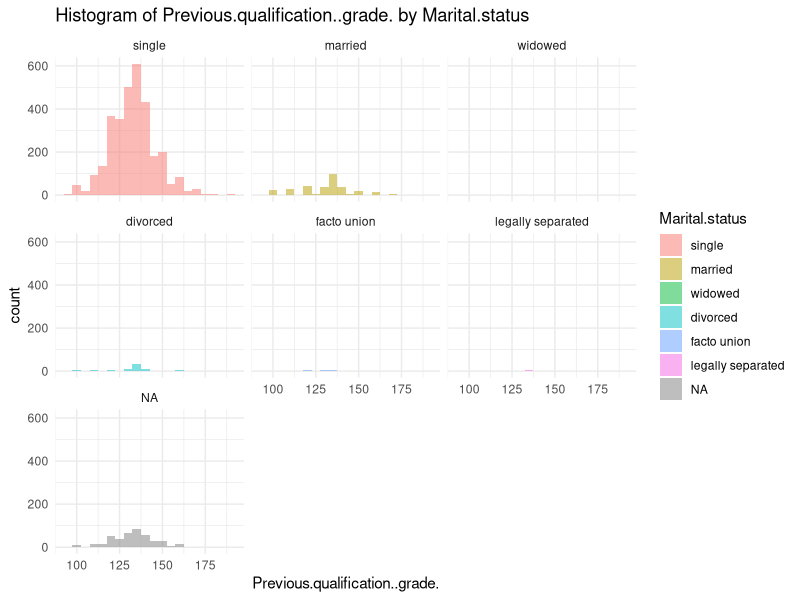
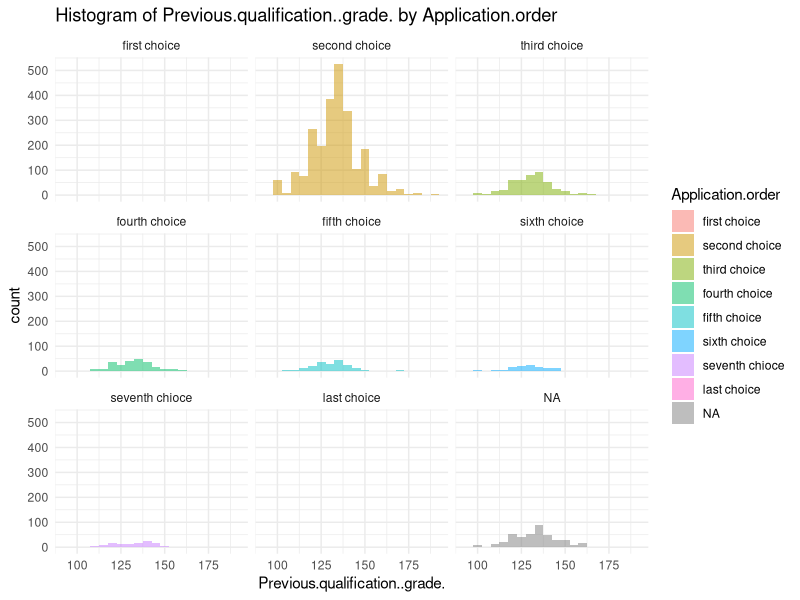
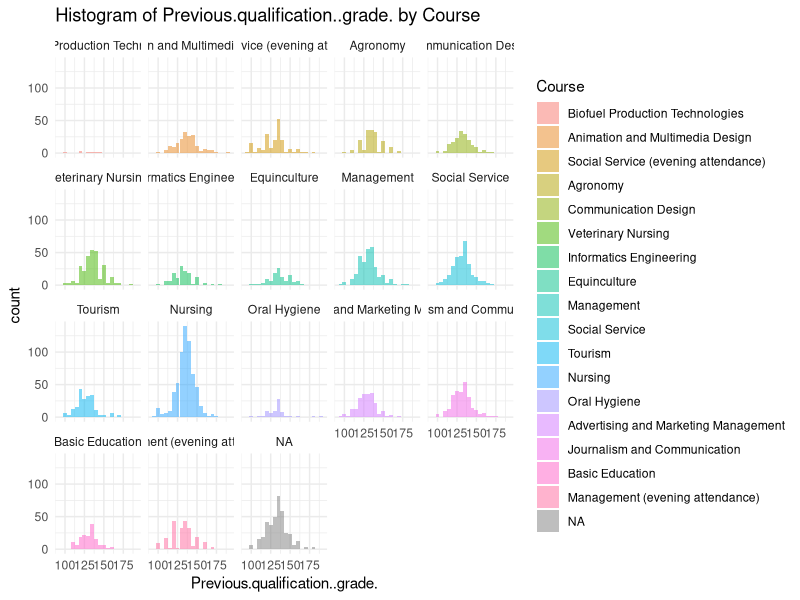
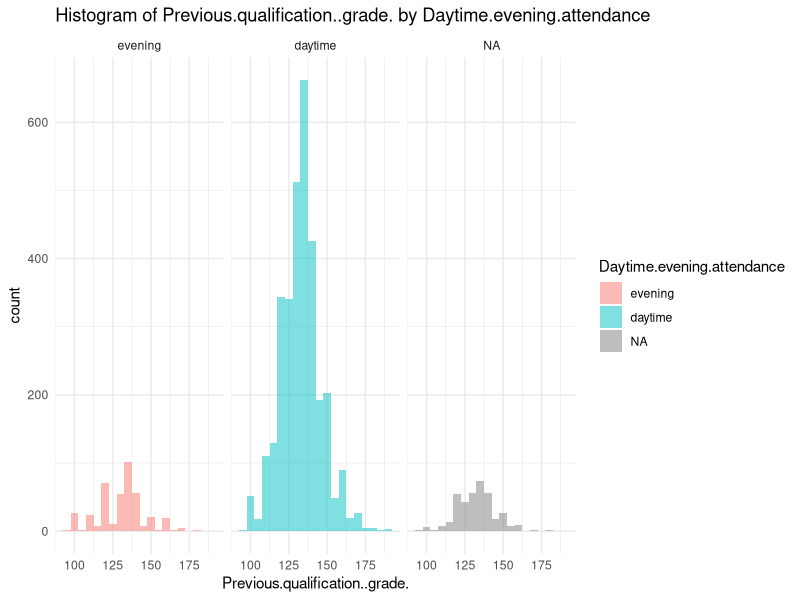
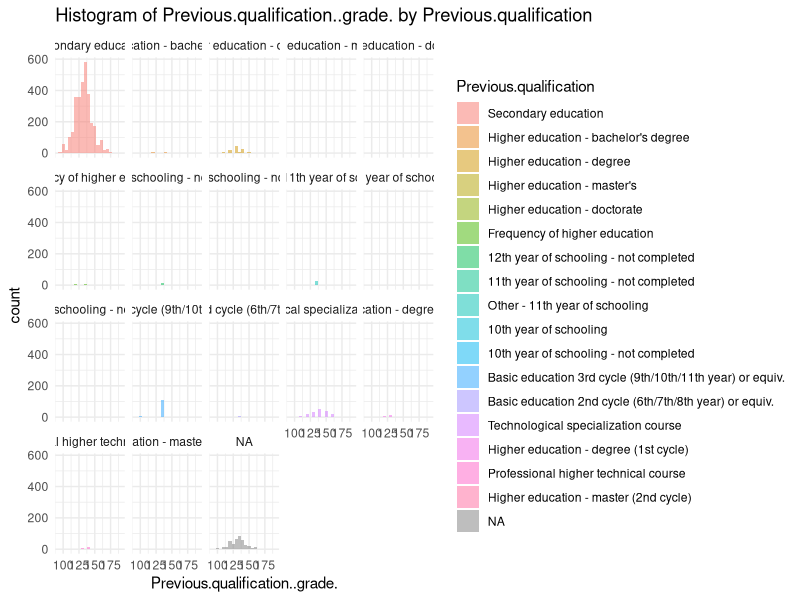
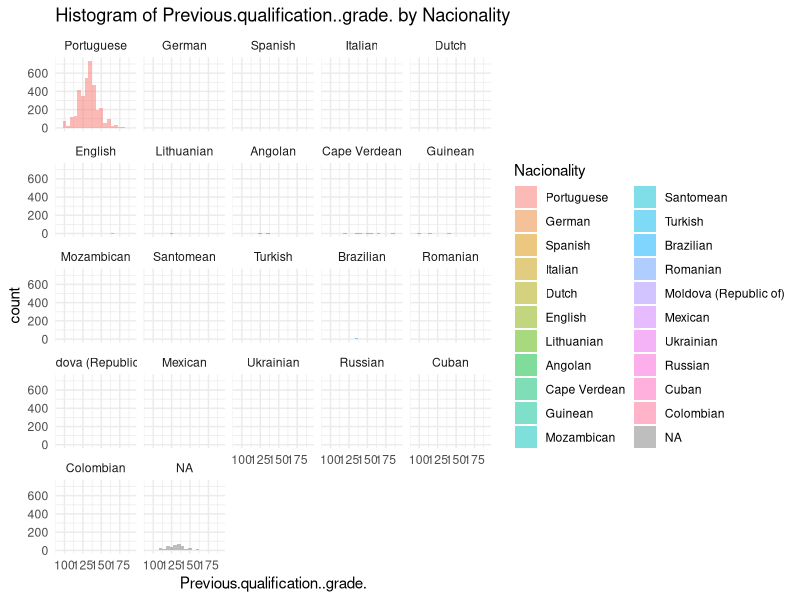
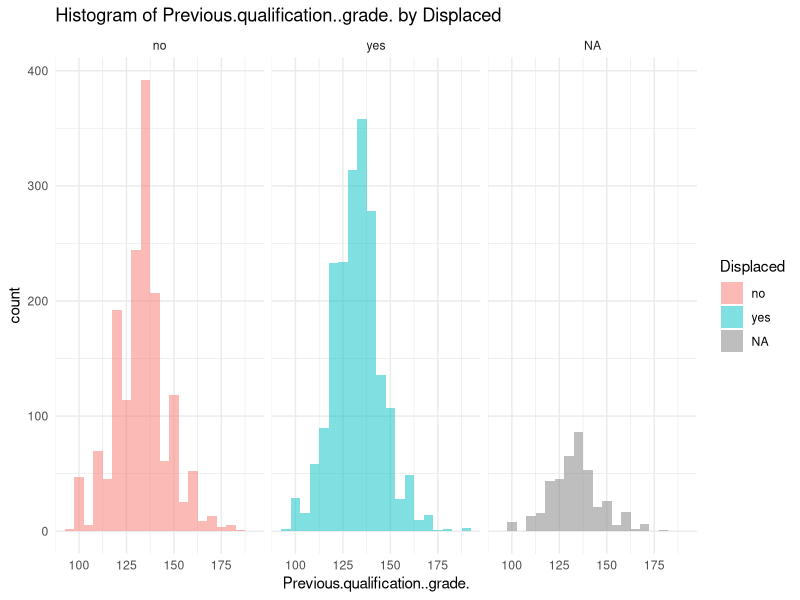
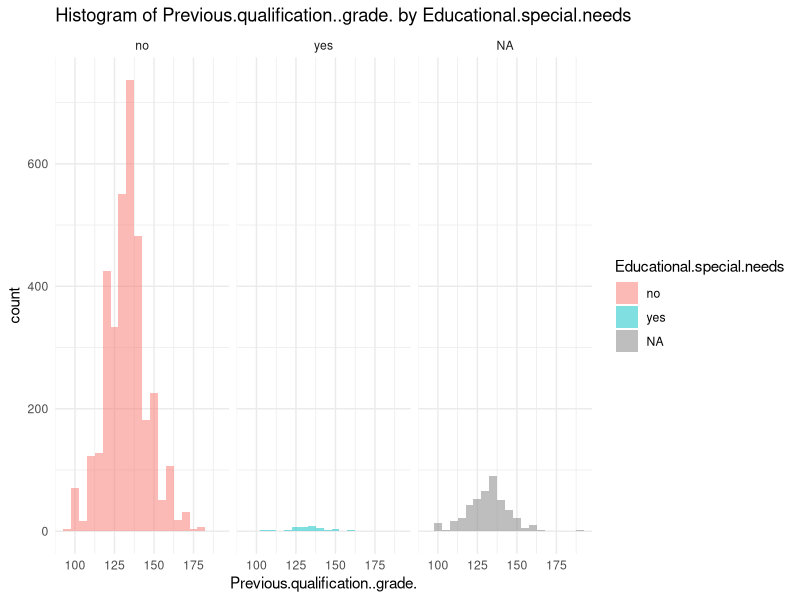

Reproduce these figures in R, in order.
data <- read.table("data_with10NA.csv",header=T, sep=",");
attach(data)

category_mappings <- list(
  Marital.status = list(levels = c(1,2,3,4,5,6), labels = c("single", "married", "widowed", "divorced", "facto union", "legally separated")),
  Application.order = list(levels = c(0,1,2,3,4,5,6,9), labels = c("first choice", "second choice", "third choice", "fourth choice", "fifth choice", "sixth choice", "seventh chioce","last choice")),
  Course = list(levels = c(33,171,8014,9003,9070, 9085, 9119, 9130, 9147, 9238, 9254, 9500, 9556, 9670, 9773, 9853, 9991), labels = c("Biofuel Production Technologies", "Animation and Multimedia Design", "Social Service (evening attendance)", "Agronomy", "Communication Design", "Veterinary Nursing", "Informatics Engineering", "Equinculture", "Management", "Social Service", "Tourism", "Nursing", "Oral Hygiene", "Advertising and Marketing Management", "Journalism and Communication", "Basic Education", "Management (evening attendance)")),
  Daytime.evening.attendance = list(levels = c(0,1), labels = c("evening", "daytime")),
  Previous.qualification = list(levels = c(1,2,3,4,5,6,9,10,12,14,15,19,38,39,40,42,43), labels = c("Secondary education", "Higher education - bachelor's degree", "Higher education - degree", "Higher education - master's", "Higher education - doctorate", "Frequency of higher education", "12th year of schooling - not completed", "11th year of schooling - not completed", "Other - 11th year of schooling", "10th year of schooling", "10th year of schooling - not completed", "Basic education 3rd cycle (9th/10th/11th year) or equiv.", "Basic education 2nd cycle (6th/7th/8th year) or equiv.", "Technological specialization course", "Higher education - degree (1st cycle)", "Professional higher technical course", "Higher education - master (2nd cycle)")),
  Nacionality = list(levels = c(1,2,6,11,13,14,17,21,22,24,25,26,32,41,62,100,101,103,105,108,109), labels = c("Portuguese", "German", "Spanish", "Italian", "Dutch", "English", "Lithuanian", "Angolan", "Cape Verdean", "Guinean", "Mozambican", "Santomean", "Turkish", "Brazilian", "Romanian", "Moldova (Republic of)", "Mexican", "Ukrainian", "Russian", "Cuban", "Colombian")),
  Displaced = list(levels = c(0,1), labels = c("no", "yes")),
  Educational.special.needs = list(levels = c(0,1), labels = c("no", "yes")),
  Debtor = list(levels = c(0,1), labels = c("no", "yes")),
  Gender = list(levels = c(0,1), labels = c("female","male")),
  Scholarship.holder = list(levels = c(0,1), labels = c("no", "yes"))
)

for (col in names(category_mappings)) {
  if (class(data[[col]]) == "integer") {
    data[[col]] <- factor(data[[col]], levels = category_mappings[[col]]$levels, labels = category_mappings[[col]]$labels)
    print(paste("Column", col, "has been converted to factor"))
  }
}

data_num <- data[, c( 6, 8, 14, 15, 16, 17, 18)]
data_cat <- data[, c(1,2,3,4,5,7,9,10,11,12,13,19)]
data_num <- na.omit(data_num)
data_cat <- na.omit(data_cat)



library(ggplot2)
# hace todos los histogramas y los guarda en un pdf
pdf("outputs/faceted_histograms.pdf")

for (num_var in colnames(data_num)) {
  for (cat_var in colnames(data_cat)) {
    p <- ggplot(data, aes(x = .data[[num_var]], fill = .data[[cat_var]])) +
      geom_histogram(position = "identity", alpha = 0.5, bins = 20) +
      facet_wrap(~ .data[[cat_var]]) +
      labs(title = paste("Histogram of", num_var, "by", cat_var), x = num_var) +
      theme_minimal()
    
    print(p)
  }
}

dev.off()




detach()
